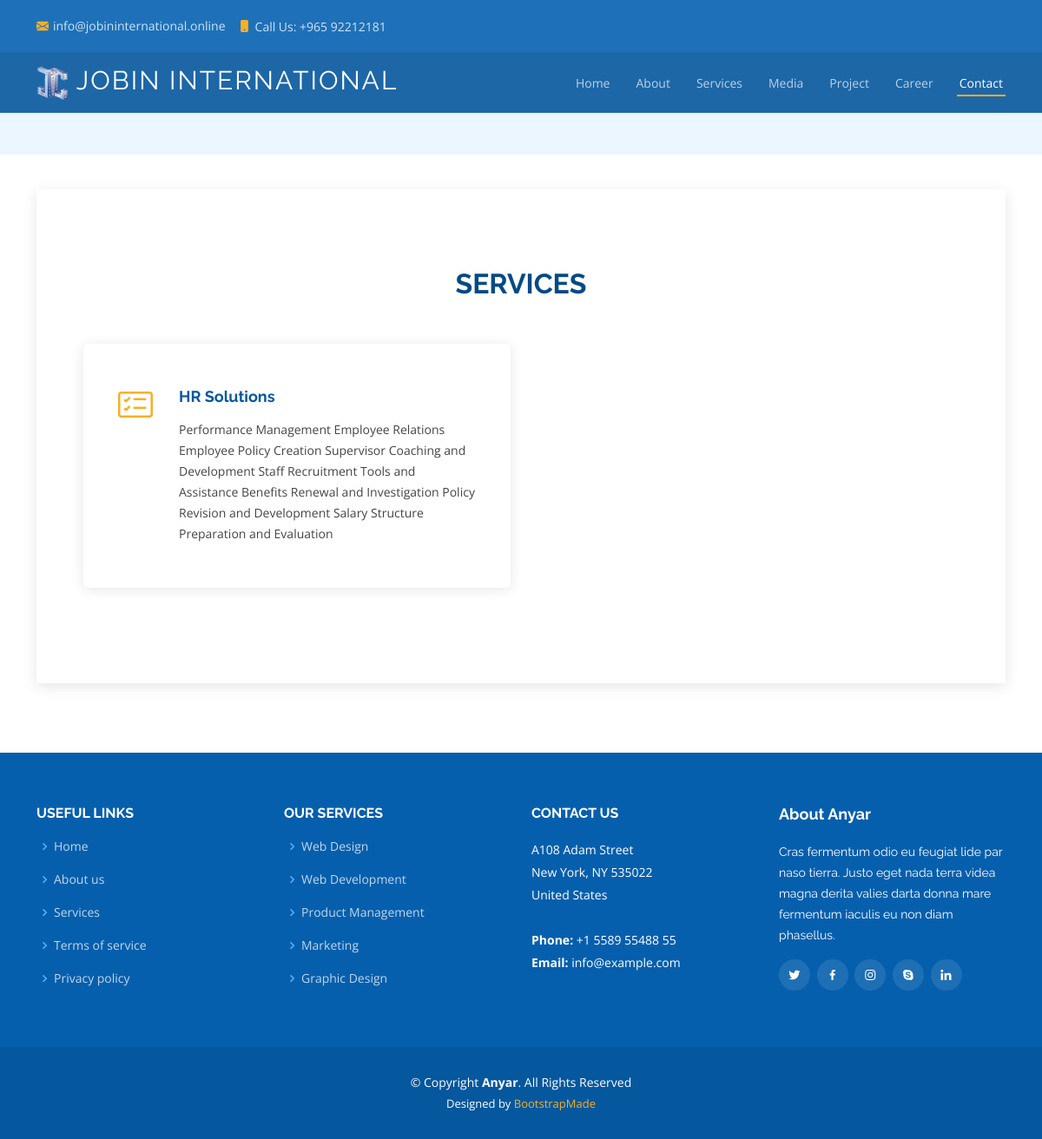
/home/services, run on the app's committed database.
### home/models.py (models this page shows)
class Services(models.Model):
    name = models.CharField(max_length=50)
    details = models.CharField(max_length=1000)

### home/views.py (the view)
# urls.py: path('services', views.services,name="home"),
def services(request):
    services = Services.objects.all()
    return render(request,'services.html',{"services":services})

### home/templates/services.html (shortened to what this page needs)
{% extends "home_base.html" %}
{% block content4 %}
<section id="services" class="services">
    <div class="container" data-aos="fade-up">
      <div class="section-title">
        <h2>Services</h2>
      </div>
      <div class="row">
          {% for service in services %}
        <div class="col-md-6 d-flex align-items-stretch" data-aos="fade-up" data-aos-delay="100">
          <div class="icon-box">
            <i class="bi bi-card-checklist"></i>
            <h4><a href="#">{{ service.name}}</a></h4>
            <p>{{ service.details}}</p>
          </div>
        </div>
        {% endfor %}
      </div>
    </div>
  </section>
{% endblock %}

### assets/css/style.css (style rules this page uses)
body { font-family: "Open Sans", sans-serif; color: #444444; }
a { text-decoration: none; color: #0880e8; }
h1, h2, h3, h4, h5, h6 { font-family: "Raleway", sans-serif; }
section { padding: 60px 0; overflow: hidden; }
.section-title { text-align: center; padding-bottom: 30px; }
.section-title h2 { font-size: 32px; font-weight: bold; text-transform: uppercase; margin-bottom: 20px; padding-bottom: 0; color: #054a85; }
.services .icon-box { margin-bottom: 20px; padding: 50px 40px; border-radius: 6px; background: #fff; box-shadow: 0px 2px 15px rgba(0, 0, 0, 0.1); }
.services .icon-box i { float: left; color: #f6b024; font-size: 40px; line-height: 0; }
.services .icon-box h4 { margin-left: 70px; font-weight: 700; margin-bottom: 15px; font-size: 18px; }
.services .icon-box h4 a { color: #05579e; transition: 0.3s; }
.services .icon-box p { margin-left: 70px; line-height: 24px; font-size: 14px; margin-bottom: 0; }

### data on the page
Services: name "HR Solutions", details "Performance Management Employee Relations Employee Policy Creation Supervisor Coaching and Development Staff Recruitment Tools and Assistance Benefits Renewal and Investigation Policy Revision and Development Salary Structure Preparation and Evaluation"
